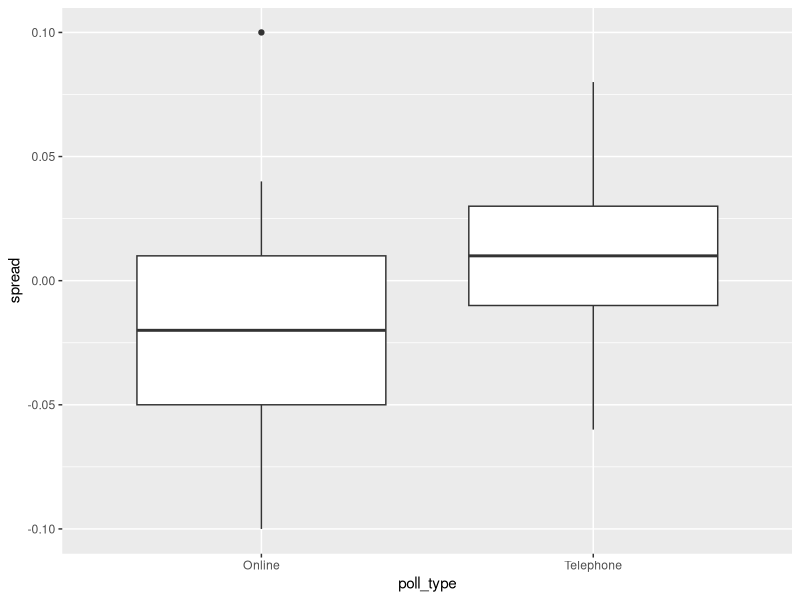
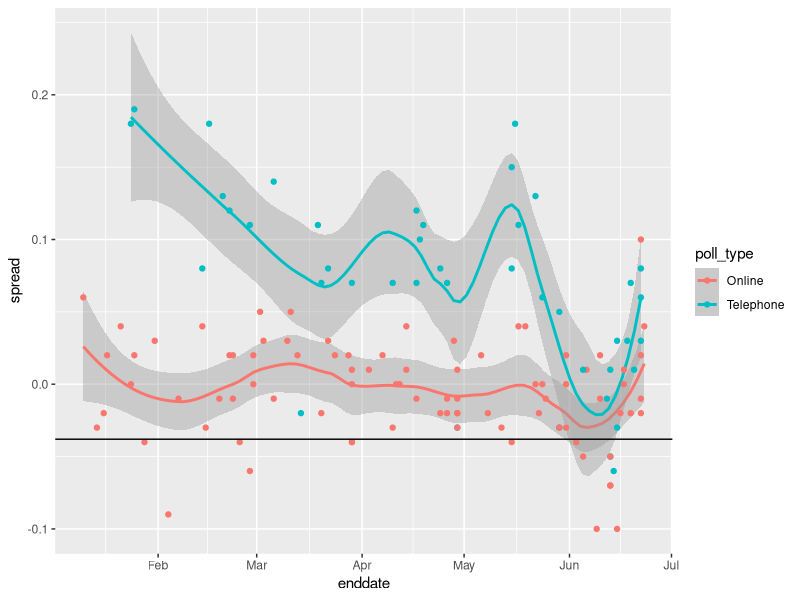
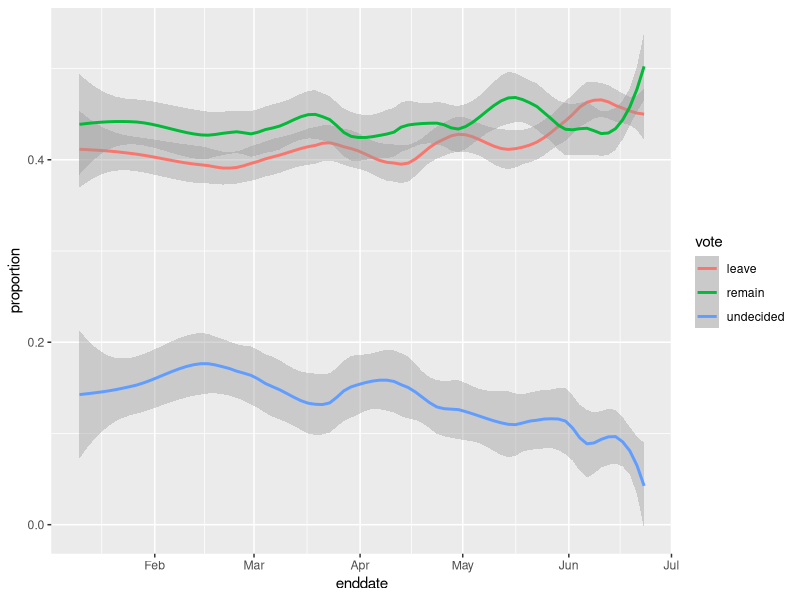

Reproduce these figures in R, in order.
# suggested libraries and options
library(tidyverse)
options(digits = 3)

# load brexit_polls object
library(dslabs)
data(brexit_polls)

p <- 0.481    # official proportion voting "Remain"
d <- 2*p-1    # official spread

N <- 1500
total_exp <- N*p
se_exp <- sqrt(p * (1 - p) * N)

se_hat <- sqrt(p * (1 - p) / N)

se_d <- 2 * se_hat

brexit_polls <- brexit_polls %>%
  mutate(x_hat = (spread + 1) / 2)

summarise(brexit_polls, mean_spread = mean(spread),
          sd_spread = sd(spread), mean_x = mean(x_hat), sd_x = sd(x_hat))

june_polls <- brexit_polls %>% filter(enddate >= "2016-06-01") %>% 
  mutate(se_x_hat = sqrt(x_hat * (1 - x_hat) / samplesize),
         se_spread = 2 * se_x_hat,
         lower = spread - 1.96 * se_spread,
         upper = spread + 1.96 * se_spread,
         hit = d >= lower & d <= upper)

with(june_polls, mean(lower <= 0 & upper >= 0))
with(june_polls, mean(lower > 0))
mean(june_polls$hit)

june_polls %>% group_by(pollster) %>%
  summarise(hit_rate = mean(hit),
            n = n()) %>% 
  arrange(hit_rate)

june_polls %>% group_by(poll_type) %>% 
  ggplot(aes(poll_type, spread)) +
  geom_boxplot()

combined_by_type <- june_polls %>%
  group_by(poll_type) %>%
  summarize(N = sum(samplesize),
            spread = sum(spread*samplesize)/N,
            p_hat = (spread + 1)/2) %>% 
  mutate(se_spread = 2 * sqrt(p_hat * (1 - p_hat) / N),
         lower = spread - 1.96 * se_spread,
         upper = spread + 1.96 * se_spread)

brexit_hit <- brexit_polls %>%
  mutate(p_hat = (spread + 1)/2,
         se_spread = 2*sqrt(p_hat*(1-p_hat)/samplesize),
         spread_lower = spread - qnorm(.975)*se_spread,
         spread_upper = spread + qnorm(.975)*se_spread,
         hit = spread_lower < -0.038 & spread_upper > -0.038) %>%
  select(poll_type, hit)

# chi-square test ####
twoxtwo <- brexit_hit %>% group_by(poll_type, hit) %>% summarise(n = n()) %>% 
  spread(poll_type, n)

twoxtwo %>% 
  select(-hit) %>% chisq.test()

with(twoxtwo, (Online[2]/sum(Online)) / (Online[1]/sum(Online)))
with(twoxtwo, (Telephone[2]/sum(Telephone)) / (Telephone[1]/sum(Telephone)))

# plotting spread over time ####
brexit_polls %>% ggplot(aes(enddate, spread, col = poll_type)) +
  geom_smooth(method = "loess", span = 0.4) +
  geom_point() +
  geom_hline(yintercept = -.038)

brexit_long <- brexit_polls %>%
  gather(vote, proportion, "remain":"undecided") %>%
  mutate(vote = factor(vote))

ggplot(brexit_long, aes(enddate, proportion, col = vote)) +
  geom_smooth(method = "loess", span = .3)
